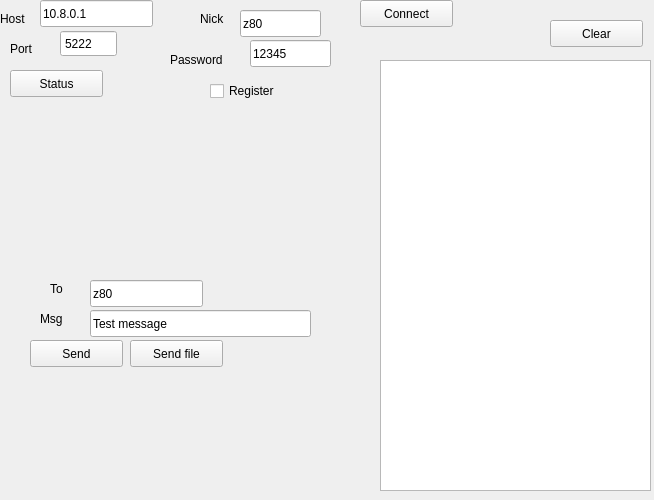
<?xml version="1.0" encoding="UTF-8"?>
<ui version="4.0">
 <class>Wgt</class>
 <widget class="QWidget" name="Wgt">
  <property name="geometry">
   <rect>
    <x>0</x>
    <y>0</y>
    <width>654</width>
    <height>500</height>
   </rect>
  </property>
  <property name="windowTitle">
   <string>Form</string>
  </property>
  <widget class="QLineEdit" name="host">
   <property name="geometry">
    <rect>
     <x>40</x>
     <y>0</y>
     <width>113</width>
     <height>27</height>
    </rect>
   </property>
   <property name="text">
    <string>10.8.0.1</string>
   </property>
  </widget>
  <widget class="QLabel" name="label">
   <property name="geometry">
    <rect>
     <x>0</x>
     <y>10</y>
     <width>41</width>
     <height>17</height>
    </rect>
   </property>
   <property name="text">
    <string>Host</string>
   </property>
  </widget>
  <widget class="QLabel" name="label_2">
   <property name="geometry">
    <rect>
     <x>10</x>
     <y>40</y>
     <width>31</width>
     <height>17</height>
    </rect>
   </property>
   <property name="text">
    <string>Port</string>
   </property>
  </widget>
  <widget class="QSpinBox" name="port">
   <property name="geometry">
    <rect>
     <x>60</x>
     <y>30</y>
     <width>57</width>
     <height>27</height>
    </rect>
   </property>
   <property name="buttonSymbols">
    <enum>QAbstractSpinBox::NoButtons</enum>
   </property>
   <property name="maximum">
    <number>65535</number>
   </property>
   <property name="value">
    <number>5222</number>
   </property>
  </widget>
  <widget class="QPushButton" name="connect">
   <property name="geometry">
    <rect>
     <x>360</x>
     <y>0</y>
     <width>93</width>
     <height>27</height>
    </rect>
   </property>
   <property name="text">
    <string>Connect</string>
   </property>
  </widget>
  <widget class="QLineEdit" name="nick">
   <property name="geometry">
    <rect>
     <x>240</x>
     <y>10</y>
     <width>81</width>
     <height>27</height>
    </rect>
   </property>
   <property name="text">
    <string>z80</string>
   </property>
  </widget>
  <widget class="QLabel" name="label_4">
   <property name="geometry">
    <rect>
     <x>200</x>
     <y>10</y>
     <width>31</width>
     <height>17</height>
    </rect>
   </property>
   <property name="text">
    <string>Nick</string>
   </property>
  </widget>
  <widget class="QPlainTextEdit" name="log">
   <property name="geometry">
    <rect>
     <x>380</x>
     <y>60</y>
     <width>271</width>
     <height>431</height>
    </rect>
   </property>
  </widget>
  <widget class="QPushButton" name="clear">
   <property name="geometry">
    <rect>
     <x>550</x>
     <y>20</y>
     <width>93</width>
     <height>27</height>
    </rect>
   </property>
   <property name="text">
    <string>Clear</string>
   </property>
  </widget>
  <widget class="QPushButton" name="status">
   <property name="geometry">
    <rect>
     <x>10</x>
     <y>70</y>
     <width>93</width>
     <height>27</height>
    </rect>
   </property>
   <property name="text">
    <string>Status</string>
   </property>
  </widget>
  <widget class="QLineEdit" name="to">
   <property name="geometry">
    <rect>
     <x>90</x>
     <y>280</y>
     <width>113</width>
     <height>27</height>
    </rect>
   </property>
   <property name="text">
    <string>z80</string>
   </property>
  </widget>
  <widget class="QLabel" name="label_5">
   <property name="geometry">
    <rect>
     <x>50</x>
     <y>280</y>
     <width>31</width>
     <height>17</height>
    </rect>
   </property>
   <property name="text">
    <string>To</string>
   </property>
  </widget>
  <widget class="QLineEdit" name="msg">
   <property name="geometry">
    <rect>
     <x>90</x>
     <y>310</y>
     <width>221</width>
     <height>27</height>
    </rect>
   </property>
   <property name="text">
    <string>Test message</string>
   </property>
  </widget>
  <widget class="QLabel" name="label_6">
   <property name="geometry">
    <rect>
     <x>40</x>
     <y>310</y>
     <width>31</width>
     <height>17</height>
    </rect>
   </property>
   <property name="text">
    <string>Msg</string>
   </property>
  </widget>
  <widget class="QPushButton" name="send">
   <property name="geometry">
    <rect>
     <x>30</x>
     <y>340</y>
     <width>93</width>
     <height>27</height>
    </rect>
   </property>
   <property name="text">
    <string>Send</string>
   </property>
  </widget>
  <widget class="QPushButton" name="sendFile">
   <property name="geometry">
    <rect>
     <x>130</x>
     <y>340</y>
     <width>93</width>
     <height>27</height>
    </rect>
   </property>
   <property name="text">
    <string>Send file</string>
   </property>
  </widget>
  <widget class="QCheckBox" name="reg">
   <property name="geometry">
    <rect>
     <x>210</x>
     <y>80</y>
     <width>96</width>
     <height>22</height>
    </rect>
   </property>
   <property name="text">
    <string>Register</string>
   </property>
  </widget>
  <widget class="QLabel" name="label_7">
   <property name="geometry">
    <rect>
     <x>170</x>
     <y>50</y>
     <width>71</width>
     <height>20</height>
    </rect>
   </property>
   <property name="text">
    <string>Password</string>
   </property>
  </widget>
  <widget class="QLineEdit" name="password">
   <property name="geometry">
    <rect>
     <x>250</x>
     <y>40</y>
     <width>81</width>
     <height>27</height>
    </rect>
   </property>
   <property name="text">
    <string>12345</string>
   </property>
  </widget>
 </widget>
 <resources/>
 <connections/>
</ui>
